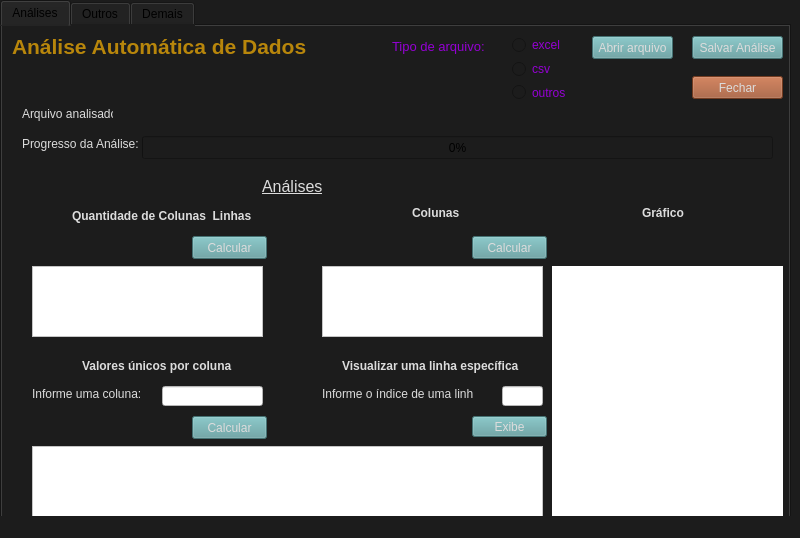
<?xml version="1.0" encoding="UTF-8"?>
<ui version="4.0">
 <class>MainWindow</class>
 <widget class="QMainWindow" name="MainWindow">
  <property name="geometry">
   <rect>
    <x>0</x>
    <y>0</y>
    <width>800</width>
    <height>538</height>
   </rect>
  </property>
  <property name="windowTitle">
   <string>Análise Automática de Dados</string>
  </property>
  <property name="styleSheet">
   <string notr="true">background-color: rgb(28, 28, 28);</string>
  </property>
  <widget class="QWidget" name="centralwidget">
   <widget class="QTabWidget" name="tabWidget">
    <property name="geometry">
     <rect>
      <x>0</x>
      <y>0</y>
      <width>791</width>
      <height>521</height>
     </rect>
    </property>
    <property name="styleSheet">
     <string notr="true"/>
    </property>
    <property name="currentIndex">
     <number>0</number>
    </property>
    <widget class="QWidget" name="tab">
     <property name="accessibleName">
      <string/>
     </property>
     <property name="accessibleDescription">
      <string/>
     </property>
     <property name="styleSheet">
      <string notr="true">background-color: rgb(28, 28, 28);</string>
     </property>
     <attribute name="title">
      <string>Análises</string>
     </attribute>
     <widget class="QLabel" name="label_7">
      <property name="geometry">
       <rect>
        <x>340</x>
        <y>330</y>
        <width>181</width>
        <height>20</height>
       </rect>
      </property>
      <property name="font">
       <font>
        <weight>75</weight>
        <bold>true</bold>
       </font>
      </property>
      <property name="styleSheet">
       <string notr="true">color: rgb(220, 220, 220);</string>
      </property>
      <property name="text">
       <string>Visualizar uma linha específica</string>
      </property>
     </widget>
     <widget class="QPushButton" name="btn_value_counts">
      <property name="geometry">
       <rect>
        <x>190</x>
        <y>390</y>
        <width>75</width>
        <height>23</height>
       </rect>
      </property>
      <property name="styleSheet">
       <string notr="true">color: rgb(220, 220, 220);
background-color: rgb(95, 158, 160);</string>
      </property>
      <property name="text">
       <string>Calcular</string>
      </property>
     </widget>
     <widget class="QLabel" name="label_2">
      <property name="geometry">
       <rect>
        <x>410</x>
        <y>180</y>
        <width>47</width>
        <height>13</height>
       </rect>
      </property>
      <property name="font">
       <font>
        <weight>75</weight>
        <bold>true</bold>
       </font>
      </property>
      <property name="styleSheet">
       <string notr="true">color: rgb(220, 220, 220);</string>
      </property>
      <property name="text">
       <string>Colunas</string>
      </property>
     </widget>
     <widget class="QLabel" name="label_grafico">
      <property name="geometry">
       <rect>
        <x>550</x>
        <y>240</y>
        <width>231</width>
        <height>251</height>
       </rect>
      </property>
      <property name="styleSheet">
       <string notr="true">background-color: rgb(255, 255, 255);</string>
      </property>
      <property name="text">
       <string/>
      </property>
     </widget>
     <widget class="QTextEdit" name="label_qtd">
      <property name="geometry">
       <rect>
        <x>30</x>
        <y>240</y>
        <width>231</width>
        <height>71</height>
       </rect>
      </property>
      <property name="styleSheet">
       <string notr="true">background-color: rgb(255, 255, 255);</string>
      </property>
     </widget>
     <widget class="QLabel" name="label_4">
      <property name="geometry">
       <rect>
        <x>70</x>
        <y>180</y>
        <width>181</width>
        <height>20</height>
       </rect>
      </property>
      <property name="font">
       <font>
        <weight>75</weight>
        <bold>true</bold>
       </font>
      </property>
      <property name="styleSheet">
       <string notr="true">color: rgb(220, 220, 220);</string>
      </property>
      <property name="text">
       <string>Quantidade de Colunas  Linhas</string>
      </property>
     </widget>
     <widget class="QTextEdit" name="label_resultados">
      <property name="geometry">
       <rect>
        <x>30</x>
        <y>420</y>
        <width>511</width>
        <height>71</height>
       </rect>
      </property>
      <property name="styleSheet">
       <string notr="true">background-color: rgb(255, 255, 255);</string>
      </property>
     </widget>
     <widget class="QLineEdit" name="input_linha">
      <property name="geometry">
       <rect>
        <x>500</x>
        <y>360</y>
        <width>41</width>
        <height>20</height>
       </rect>
      </property>
      <property name="styleSheet">
       <string notr="true">background-color: rgb(255, 255, 255);</string>
      </property>
     </widget>
     <widget class="QPushButton" name="btn_qtd_colunas">
      <property name="geometry">
       <rect>
        <x>190</x>
        <y>210</y>
        <width>75</width>
        <height>23</height>
       </rect>
      </property>
      <property name="styleSheet">
       <string notr="true">color: rgb(220, 220, 220);
background-color: rgb(95, 158, 160);</string>
      </property>
      <property name="text">
       <string>Calcular</string>
      </property>
     </widget>
     <widget class="QLabel" name="label_10">
      <property name="geometry">
       <rect>
        <x>20</x>
        <y>110</y>
        <width>121</width>
        <height>16</height>
       </rect>
      </property>
      <property name="styleSheet">
       <string notr="true">color: rgb(220, 220, 220);</string>
      </property>
      <property name="text">
       <string>Progresso da Análise:</string>
      </property>
     </widget>
     <widget class="QLabel" name="label_9">
      <property name="geometry">
       <rect>
        <x>390</x>
        <y>10</y>
        <width>101</width>
        <height>20</height>
       </rect>
      </property>
      <property name="font">
       <font>
        <pointsize>10</pointsize>
       </font>
      </property>
      <property name="styleSheet">
       <string notr="true">color: rgb(148, 0, 211);</string>
      </property>
      <property name="text">
       <string>Tipo de arquivo:</string>
      </property>
     </widget>
     <widget class="QLabel" name="label_3">
      <property name="geometry">
       <rect>
        <x>10</x>
        <y>10</y>
        <width>321</width>
        <height>21</height>
       </rect>
      </property>
      <property name="font">
       <font>
        <pointsize>16</pointsize>
        <weight>75</weight>
        <bold>true</bold>
       </font>
      </property>
      <property name="styleSheet">
       <string notr="true">color: rgb(184, 134, 11);</string>
      </property>
      <property name="text">
       <string>Análise Automática de Dados</string>
      </property>
     </widget>
     <widget class="QPushButton" name="btn_nome_colunas">
      <property name="geometry">
       <rect>
        <x>470</x>
        <y>210</y>
        <width>75</width>
        <height>23</height>
       </rect>
      </property>
      <property name="styleSheet">
       <string notr="true">color: rgb(220, 220, 220);
background-color: rgb(95, 158, 160);</string>
      </property>
      <property name="text">
       <string>Calcular</string>
      </property>
     </widget>
     <widget class="QLabel" name="label_11">
      <property name="geometry">
       <rect>
        <x>20</x>
        <y>80</y>
        <width>91</width>
        <height>16</height>
       </rect>
      </property>
      <property name="styleSheet">
       <string notr="true">color: rgb(220, 220, 220);</string>
      </property>
      <property name="text">
       <string>Arquivo analisado:</string>
      </property>
     </widget>
     <widget class="QTextEdit" name="label_colunas">
      <property name="geometry">
       <rect>
        <x>320</x>
        <y>240</y>
        <width>221</width>
        <height>71</height>
       </rect>
      </property>
      <property name="styleSheet">
       <string notr="true">background-color: rgb(255, 255, 255);</string>
      </property>
     </widget>
     <widget class="QLineEdit" name="input_coluna">
      <property name="geometry">
       <rect>
        <x>160</x>
        <y>360</y>
        <width>101</width>
        <height>20</height>
       </rect>
      </property>
      <property name="styleSheet">
       <string notr="true">background-color: rgb(255, 255, 255);</string>
      </property>
     </widget>
     <widget class="QLabel" name="label_nome_arq">
      <property name="geometry">
       <rect>
        <x>120</x>
        <y>80</y>
        <width>611</width>
        <height>16</height>
       </rect>
      </property>
      <property name="font">
       <font>
        <weight>75</weight>
        <bold>true</bold>
       </font>
      </property>
      <property name="styleSheet">
       <string notr="true">color: rgb(220, 220, 220);</string>
      </property>
      <property name="text">
       <string/>
      </property>
     </widget>
     <widget class="QLabel" name="label_5">
      <property name="geometry">
       <rect>
        <x>80</x>
        <y>330</y>
        <width>181</width>
        <height>20</height>
       </rect>
      </property>
      <property name="font">
       <font>
        <weight>75</weight>
        <bold>true</bold>
       </font>
      </property>
      <property name="styleSheet">
       <string notr="true">color: rgb(220, 220, 220);</string>
      </property>
      <property name="text">
       <string>Valores únicos por coluna</string>
      </property>
     </widget>
     <widget class="QLabel" name="label">
      <property name="geometry">
       <rect>
        <x>260</x>
        <y>140</y>
        <width>81</width>
        <height>41</height>
       </rect>
      </property>
      <property name="font">
       <font>
        <pointsize>12</pointsize>
        <underline>true</underline>
       </font>
      </property>
      <property name="styleSheet">
       <string notr="true">color: rgb(220, 220, 220);</string>
      </property>
      <property name="text">
       <string>Análises</string>
      </property>
     </widget>
     <widget class="QPushButton" name="btn_fechar">
      <property name="geometry">
       <rect>
        <x>690</x>
        <y>50</y>
        <width>91</width>
        <height>23</height>
       </rect>
      </property>
      <property name="styleSheet">
       <string notr="true">background-color: rgb(160, 82, 45);
color: rgb(220, 220, 220);
font: 75 8pt &quot;MS Shell Dlg 2&quot;;</string>
      </property>
      <property name="text">
       <string>Fechar</string>
      </property>
     </widget>
     <widget class="QPushButton" name="btn_salvar">
      <property name="geometry">
       <rect>
        <x>690</x>
        <y>10</y>
        <width>91</width>
        <height>23</height>
       </rect>
      </property>
      <property name="styleSheet">
       <string notr="true">color: rgb(220, 220, 220);
background-color: rgb(95, 158, 160);</string>
      </property>
      <property name="text">
       <string>Salvar Análise</string>
      </property>
     </widget>
     <widget class="QProgressBar" name="progressBar">
      <property name="geometry">
       <rect>
        <x>140</x>
        <y>110</y>
        <width>631</width>
        <height>23</height>
       </rect>
      </property>
      <property name="value">
       <number>0</number>
      </property>
     </widget>
     <widget class="QPushButton" name="btn_abrir">
      <property name="geometry">
       <rect>
        <x>590</x>
        <y>10</y>
        <width>81</width>
        <height>23</height>
       </rect>
      </property>
      <property name="styleSheet">
       <string notr="true">color: rgb(220, 220, 220);
background-color: rgb(95, 158, 160);</string>
      </property>
      <property name="text">
       <string>Abrir arquivo</string>
      </property>
     </widget>
     <widget class="QLabel" name="label_6">
      <property name="geometry">
       <rect>
        <x>30</x>
        <y>360</y>
        <width>121</width>
        <height>16</height>
       </rect>
      </property>
      <property name="styleSheet">
       <string notr="true">color: rgb(220, 220, 220);</string>
      </property>
      <property name="text">
       <string>Informe uma coluna:</string>
      </property>
     </widget>
     <widget class="QLabel" name="label_8">
      <property name="geometry">
       <rect>
        <x>320</x>
        <y>360</y>
        <width>151</width>
        <height>16</height>
       </rect>
      </property>
      <property name="styleSheet">
       <string notr="true">color: rgb(220, 220, 220);</string>
      </property>
      <property name="text">
       <string>Informe o índice de uma linha:</string>
      </property>
     </widget>
     <widget class="QPushButton" name="btn_exibe_linha">
      <property name="geometry">
       <rect>
        <x>470</x>
        <y>390</y>
        <width>75</width>
        <height>21</height>
       </rect>
      </property>
      <property name="styleSheet">
       <string notr="true">color: rgb(220, 220, 220);
background-color: rgb(95, 158, 160);</string>
      </property>
      <property name="text">
       <string>Exibe</string>
      </property>
     </widget>
     <widget class="QLabel" name="label_12">
      <property name="geometry">
       <rect>
        <x>640</x>
        <y>180</y>
        <width>47</width>
        <height>13</height>
       </rect>
      </property>
      <property name="font">
       <font>
        <weight>75</weight>
        <bold>true</bold>
       </font>
      </property>
      <property name="styleSheet">
       <string notr="true">color: rgb(220, 220, 220);</string>
      </property>
      <property name="text">
       <string>Gráfico</string>
      </property>
     </widget>
     <widget class="QWidget" name="layoutWidget">
      <property name="geometry">
       <rect>
        <x>510</x>
        <y>10</y>
        <width>56</width>
        <height>65</height>
       </rect>
      </property>
      <layout class="QVBoxLayout" name="verticalLayout">
       <item>
        <widget class="QRadioButton" name="radio_excel">
         <property name="styleSheet">
          <string notr="true">color: rgb(148, 0, 211);</string>
         </property>
         <property name="text">
          <string>excel</string>
         </property>
        </widget>
       </item>
       <item>
        <widget class="QRadioButton" name="radio_csv">
         <property name="styleSheet">
          <string notr="true">color: rgb(148, 0, 211);</string>
         </property>
         <property name="text">
          <string>csv</string>
         </property>
        </widget>
       </item>
       <item>
        <widget class="QRadioButton" name="radio_outros">
         <property name="styleSheet">
          <string notr="true">color: rgb(148, 0, 211);</string>
         </property>
         <property name="text">
          <string>outros</string>
         </property>
        </widget>
       </item>
      </layout>
     </widget>
    </widget>
    <widget class="QWidget" name="tab_2">
     <attribute name="title">
      <string>Outros</string>
     </attribute>
    </widget>
    <widget class="QWidget" name="tab_3">
     <attribute name="title">
      <string>Demais</string>
     </attribute>
    </widget>
   </widget>
  </widget>
  <widget class="QStatusBar" name="statusbar"/>
 </widget>
 <resources/>
 <connections/>
</ui>
